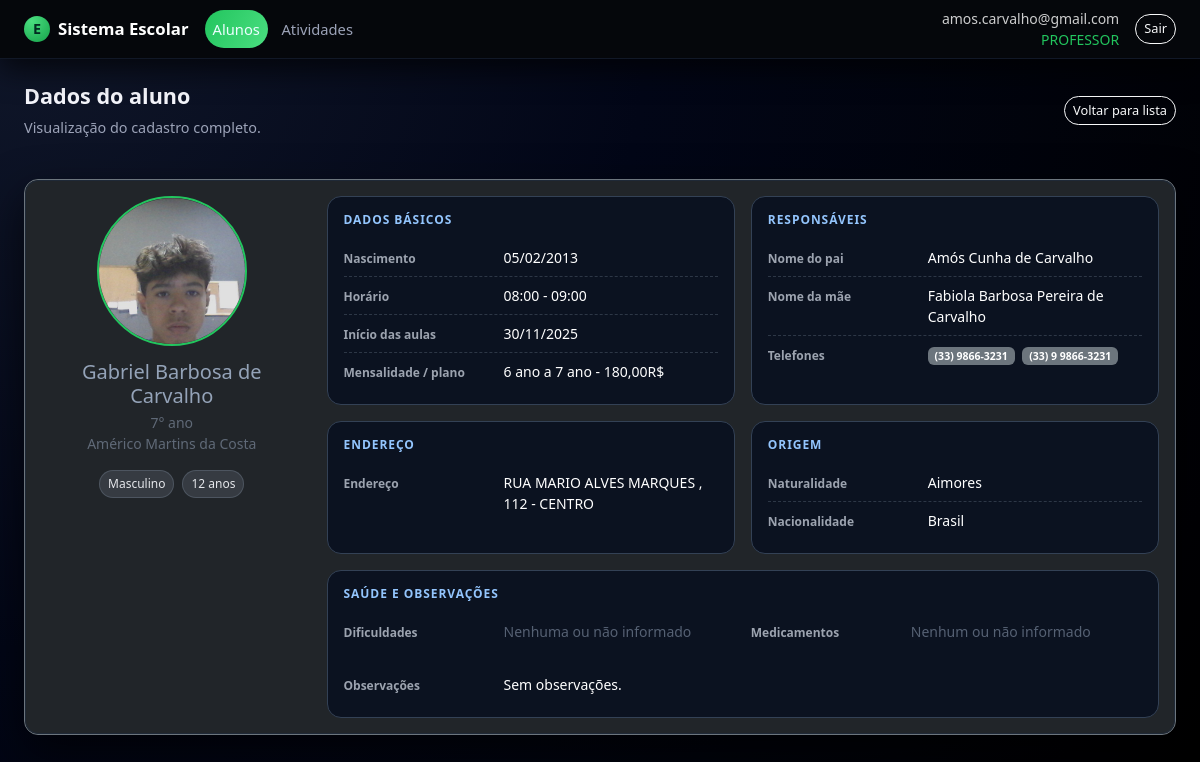
Page /alunos/3 (signed in) on the committed database.
### app.py (models this page shows, shortened)
class Usuario(db.Model, UserMixin):
    __tablename__ = "usuario"
    id = db.Column(db.Integer, primary_key=True)
    email = db.Column(db.String(120), unique=True, nullable=False)
    senha_hash = db.Column(db.String(255), nullable=False)
    papel = db.Column(db.String(30), nullable=False, default="ALUNO")
    ativo = db.Column(db.Boolean, nullable=False, default=True)
    created_at = db.Column(db.DateTime, nullable=False, default=datetime.utcnow)
    aluno_id = db.Column(db.Integer, db.ForeignKey("aluno.id"), nullable=True)
    aluno = db.relationship("Aluno", lazy="joined")
    def papel_upper(self):
        return (self.papel or "").upper()
    def is_diretoria(self):
        return self.papel_upper() == "DIRETORIA"
    def is_professor(self):
        return self.papel_upper() == "PROFESSOR"

class Aluno(db.Model):
    __tablename__ = "aluno"
    id = db.Column(db.Integer, primary_key=True)
    nome = db.Column(db.String(180), nullable=False)
    escola_id = db.Column(db.Integer, db.ForeignKey("escola.id"))
    serie_id = db.Column(db.Integer, db.ForeignKey("serie.id"))
    horario_id = db.Column(db.Integer, db.ForeignKey("horario.id"))
    telefone_cel = db.Column(db.String(30))
    telefone_fixo = db.Column(db.String(30))
    foto_path = db.Column(db.String(300))
    observacoes = db.Column(db.Text)
    naturalidade = db.Column(db.String(120))
    nacionalidade = db.Column(db.String(120))
    data_nascimento = db.Column(db.Date)
    idade = db.Column(db.Integer)
    sexo = db.Column(db.String(1))
    nome_pai = db.Column(db.String(180))
    nome_mae = db.Column(db.String(180))
    endereco = db.Column(db.String(200))
    numero = db.Column(db.String(20))
    bairro = db.Column(db.String(120))
    tem_dificuldade = db.Column(db.Boolean)
    qual_dificuldade = db.Column(db.String(255))
    toma_medicamento = db.Column(db.Boolean)
    qual_medicamento = db.Column(db.String(255))
    inicio_aulas = db.Column(db.Date)
    mensalidade_opcao = db.Column(db.String(60))
    escola = db.relationship("Escola", lazy="joined")
    serie = db.relationship("Serie", lazy="joined")
    horario = db.relationship("Horario", lazy="joined")

class Serie(db.Model):
    __tablename__ = "serie"
    id = db.Column(db.Integer, primary_key=True)
    nome = db.Column(db.String(120), nullable=False, unique=True)

class Escola(db.Model):
    __tablename__ = "escola"
    id = db.Column(db.Integer, primary_key=True)
    nome = db.Column(db.String(120), nullable=False, unique=True)

class Horario(db.Model):
    __tablename__ = "horario"
    id = db.Column(db.Integer, primary_key=True)
    hora_inicio = db.Column(db.String(5), nullable=False)  # HH:MM
    hora_fim = db.Column(db.String(5), nullable=False)      # HH:MM

### app.py (the view)
@app.route("/alunos/<int:id>")
@login_required
def alunos_ver(id):
    a = Aluno.query.get_or_404(id)
    if current_user.is_diretoria() or current_user.is_professor():
        pass
    else:
        if not current_user.aluno_id or current_user.aluno_id != a.id:
            flash("Você não tem permissão para ver os dados deste aluno.", "warning")
            return redirect(url_for("alunos_list"))
    return render_template("alunos/ver.html", aluno=a)

### app.py (called while the page is built)
@login_manager.user_loader
def load_user(uid):
    return db.session.get(Usuario, int(uid))

@app.context_processor
def inject_can():
    return dict(can=can)

### templates/alunos/ver.html (shortened to what this page needs)
{% extends "base.html" %}
{% block content %}
<div class="page-title-row mb-3">
  <div>
    <h2>Dados do aluno</h2>
    <div class="subtitle">Visualização do cadastro completo.</div>
  </div>
  <div class="d-flex gap-2">
    <a href="{{ url_for('alunos_list') }}" class="btn btn-outline-light btn-sm">
      Voltar para lista
    </a>
  </div>
</div>
<section class="card bg-dark border-secondary">
  <div class="card-body">
    <div class="row g-4 align-items-start">
      <div class="col-md-3 d-flex flex-column align-items-center text-center">
        {% if aluno.foto_path %}
          <img src="{{ url_for('static', filename=aluno.foto_path) }}"
               alt="Foto de {{ aluno.nome }}"
               style="width:150px; height:150px; border-radius:50%; object-fit:cover; border:2px solid #22c55e; margin-bottom:0.9rem;">
        {% endif %}
        <h5 class="mb-1">{{ aluno.nome }}</h5>
        <div class="text-muted small">
          {% if aluno.serie %}{{ aluno.serie.nome }}{% else %}Série não informada{% endif %}
          <br>
          {% if aluno.escola %}{{ aluno.escola.nome }}{% else %}Escola não informada{% endif %}
        </div>
        <div class="mt-3 d-flex flex-wrap gap-2 justify-content-center">
          {% if aluno.sexo == 'M' %}
            <span class="badge-soft">Masculino</span>
          {% elif aluno.sexo == 'F' %}
            <span class="badge-soft">Feminino</span>
          {% else %}
            <span class="badge-soft">Sexo: Não informado</span>
          {% endif %}
          {% if aluno.idade %}
            <span class="badge-soft">{{ aluno.idade }} anos</span>
          {% else %}
            <span class="badge-soft">Idade: N/I</span>
          {% endif %}
        </div>
      </div>
      <div class="col-md-9">
        <div class="row g-3">
          <div class="col-lg-6">
            <div class="info-card">
              <div class="section-title">Dados básicos</div>
              <div class="info-row">
                <div class="info-label">Nascimento</div>
                <div class="info-value">
                  {% if aluno.data_nascimento %}
                    {{ aluno.data_nascimento.strftime('%d/%m/%Y') }}
                  {% else %}
                    <span class="text-muted">Não informado</span>
                  {% endif %}
                </div>
              </div>
              <div class="info-row">
                <div class="info-label">Horário</div>
                <div class="info-value">
                  {% if aluno.horario %}
                    {{ aluno.horario.hora_inicio }} - {{ aluno.horario.hora_fim }}
                  {% else %}
                    <span class="text-muted">Não informado</span>
                  {% endif %}
                </div>
              </div>
              <div class="info-row">
                <div class="info-label">Início das aulas</div>
                <div class="info-value">
                  {% if aluno.inicio_aulas %}
                    {{ aluno.inicio_aulas.strftime('%d/%m/%Y') }}
                  {% else %}
                    <span class="text-muted">Não informado</span>
                  {% endif %}
                </div>
              </div>
              <div class="info-row">
                <div class="info-label">Mensalidade / plano</div>
                <div class="info-value">
                  {{ aluno.mensalidade_opcao or 'Não informado' }}
                </div>
              </div>
            </div>
          </div>
          <div class="col-lg-6">
            <div class="info-card">
              <div class="section-title">Responsáveis</div>
              <div class="info-row">
                <div class="info-label">Nome do pai</div>
                <div class="info-value">{{ aluno.nome_pai or 'Não informado' }}</div>
              </div>
              <div class="info-row">
                <div class="info-label">Nome da mãe</div>
                <div class="info-value">{{ aluno.nome_mae or 'Não informado' }}</div>
              </div>
              <div class="info-row">
                <div class="info-label">Telefones</div>
                <div class="info-value">
                  {% if aluno.telefone_cel %}
                    <span class="badge bg-secondary me-1">{{ aluno.telefone_cel }}</span>
                  {% endif %}
                  {% if aluno.telefone_fixo %}
                    <span class="badge bg-secondary">{{ aluno.telefone_fixo }}</span>
                  {% endif %}
                </div>
              </div>
            </div>
          </div>
          <div class="col-lg-6">
            <div class="info-card">
              <div class="section-title">Endereço</div>
              <div class="info-row">
                <div class="info-label">Endereço</div>
                <div class="info-value">
                  {% if aluno.endereco %}
                    {{ aluno.endereco }}
                    {% if aluno.numero %}, {{ aluno.numero }}{% endif %}
                    {% if aluno.bairro %} - {{ aluno.bairro }}{% endif %}
                  {% else %}
                    <span class="text-muted">Não informado</span>
                  {% endif %}
                </div>
              </div>
            </div>
          </div>
          <div class="col-lg-6">
            <div class="info-card">
              <div class="section-title">Origem</div>
              <div class="info-row">
                <div class="info-label">Naturalidade</div>
                <div class="info-value">{{ aluno.naturalidade or 'Não informado' }}</div>
              </div>
              <div class="info-row">
                <div class="info-label">Nacionalidade</div>
                <div class="info-value">{{ aluno.nacionalidade or 'Não informado' }}</div>
              </div>
            </div>
          </div>
          <div class="col-12">
            <div class="info-card">
              <div class="section-title">Saúde e observações</div>
              <div class="row g-3">
                <div class="col-lg-6">
                  <div class="info-row">
                    <div class="info-label">Dificuldades</div>
                    <div class="info-value">
                      {% if aluno.tem_dificuldade %}
                        {{ aluno.qual_dificuldade or 'Sim, mas não detalhado' }}
                      {% else %}
                        <span class="text-muted">Nenhuma ou não informado</span>
                      {% endif %}
                    </div>
                  </div>
                </div>
                <div class="col-lg-6">
                  <div class="info-row">
                    <div class="info-label">Medicamentos</div>
                    <div class="info-value">
                      {% if aluno.toma_medicamento %}
                        {{ aluno.qual_medicamento or 'Sim, mas não detalhado' }}
                      {% else %}
                        <span class="text-muted">Nenhum ou não informado</span>
                      {% endif %}
                    </div>
                  </div>
                </div>
                <div class="col-12">
                  <div class="info-row">
                    <div class="info-label">Observações</div>
                    <div class="info-value">
                      {{ aluno.observacoes or 'Sem observações.' }}
                    </div>
                  </div>
                </div>
              </div>
            </div>
          </div>
        </div>
      </div>
    </div>
  </div>
</section>
{% endblock %}

### templates/base.html (shortened to what this page needs)
<!doctype html>
<html lang="pt-BR">
<head>
  <link
    href="https://cdn.jsdelivr.net/npm/bootstrap@5.3.3/dist/css/bootstrap.min.css"
    rel="stylesheet"
  >
  <link rel="stylesheet" href="{{ url_for('static', filename='css/style.css') }}">
</head>
<body class="app-body">
  <header class="app-navbar navbar navbar-expand-lg navbar-dark">
    <div class="container-fluid px-3 px-lg-4">
      <a class="navbar-brand d-flex align-items-center gap-2" href="{{ url_for('index') }}">
        <span class="brand-icon">E</span>
        <span class="fw-semibold">Sistema Escolar</span>
      </a>
      {% if current_user.is_authenticated %}
        {% set papel = current_user.papel_upper() %}
        <div class="collapse navbar-collapse" id="mainNav">
          <ul class="navbar-nav me-auto mb-2 mb-lg-0 app-menu">
            <li class="nav-item">
              <a class="nav-link {% if request.endpoint and 'alunos' in request.endpoint %}active{% endif %}"
                 href="{{ url_for('alunos_list') }}">
                Alunos
              </a>
            </li>
            <li class="nav-item">
              <a class="nav-link {% if request.endpoint and 'atividades_' in request.endpoint %}active{% endif %}"
                 href="{{ url_for('atividades_listar') }}">
                Atividades
              </a>
            </li>
          </ul>
          <div class="d-flex align-items-center gap-3">
            <div class="text-end small text-muted d-none d-md-block">
              <div>{{ current_user.email }}</div>
              <div class="text-accent">{{ papel }}</div>
            </div>
            <form method="post" action="{{ url_for('logout') }}">
              <button class="btn btn-sm btn-outline-light" type="submit">Sair</button>
            </form>
          </div>
        </div>
      {% endif %}
    </div>
  </header>
  <main class="app-main container-fluid px-3 px-lg-4 py-4">
    <div class="page-wrapper">
      {% block content %}{% endblock %}
    </div>
  </main>
</body>
</html>

### static/css/style.css (style rules this page uses)
:root { --bg-body: #05070b; --bg-elevated: #10141f; --bg-elevated-soft: #181d2a; --bg-navbar: #05070b; --border-soft: #262c3c; --text-main: #f4f5fb; --text-muted: #9ca3b8; --accent: #22c55e; --accent-soft: rgba(34, 197, 94, 0.15); --danger-soft: rgba(239, 68, 68, 0.15); --radius-lg: 16px; --radius-md: 10px; --shadow-soft: 0 18px 45px rgba(0, 0, 0, 0.65); }
.app-body { background: radial-gradient(circle at top left, #10172a 0, #020617 45%, #000 100%); color: var(--text-main); min-height: 100vh; font-family: system-ui, -apple-system, BlinkMacSystemFont, "Segoe UI", sans-serif; }
.app-navbar { background-color: var(--bg-navbar); border-bottom: 1px solid #111827; box-shadow: 0 10px 30px rgba(0, 0, 0, 0.7); position: sticky; top: 0; z-index: 1030; }
.app-navbar .navbar-brand { font-size: 1.05rem; }
.brand-icon { width: 26px; height: 26px; border-radius: 999px; background: radial-gradient(circle at 30% 20%, #4ade80, #16a34a); display: inline-flex; align-items: center; justify-content: center; font-size: 0.9rem; font-weight: 700; color: #022c22; }
.app-menu .nav-link { font-size: 0.92rem; color: var(--text-muted); padding-inline: 0.9rem; border-radius: 999px; margin-right: 0.35rem; transition: all 0.18s ease-out; }
.app-menu .nav-link.active { color: #ecfeff; background: linear-gradient(120deg, #22c55e, #4ade80); }
.app-main { color: var(--text-main); max-width: 1200px; margin-inline: auto; }
.page-wrapper { display: flex; flex-direction: column; gap: 1.5rem; }
.card { background-color: var(--bg-elevated); border-radius: var(--radius-lg); border: 1px solid var(--border-soft); box-shadow: var(--shadow-soft); }
.page-title-row { display: flex; align-items: center; justify-content: space-between; gap: 1rem; }
.page-title-row h2 { font-size: 1.35rem; font-weight: 600; }
.page-title-row .subtitle { font-size: 0.9rem; color: var(--text-muted); }
.btn { border-radius: 999px; font-size: 0.85rem; }
.btn-outline-light { border-radius: 999px; font-size: 0.8rem; }
.text-accent { color: var(--accent); }
.badge-soft { background-color: rgba(148, 163, 184, 0.18); color: var(--text-muted); border-radius: 999px; padding: 0.15rem 0.55rem; font-size: 0.75rem; }
.card { position: relative; border-radius: 14px; overflow: hidden; }
.card::after { content: ""; position: absolute; inset: 0; border-radius: 14px; pointer-events: none; box-shadow: inset 0 0 0 1px #1f2937; }
.page-wrapper .card h5, .page-wrapper .card .card-title { color: #e5e7eb !important; }
.page-wrapper .card .text-muted, .page-wrapper .card .card-text { color: rgba(229, 231, 235, 0.65) !important; }
.app-navbar .text-muted { color: rgba(255, 255, 255, 0.80) !important; }
.app-navbar .text-muted div:first-child { font-weight: 500; }
.page-wrapper .card h5, .page-wrapper .card .card-title { color: #94a3b8 !important; }
.page-wrapper .card .text-muted, .page-wrapper .card .card-text { color: rgba(148, 163, 184, 0.55) !important; }

### templates/alunos/ver.html (style rules this page uses)
.info-card { background: #0b1220; border: 1px solid #334155; border-radius: 14px; padding: 14px 16px; height: 100%; }
.section-title { font-size: 12px; letter-spacing: .08em; text-transform: uppercase; color: #93c5fd; margin: 0 0 10px 0; font-weight: 700; }
.info-row { display: flex; gap: 10px; align-items: baseline; padding: 8px 0; border-bottom: 1px dashed rgba(148,163,184,.25); }
.info-row:last-child { border-bottom: none; }
.info-label { min-width: 150px; color: #9ca3af; font-size: 12px; font-weight: 600; }
.info-value { color: #ffffff; font-size: 14px; }
.badge-soft { background: rgba(148,163,184,.18); border: 1px solid rgba(148,163,184,.25); color: #e5e7eb; padding: 4px 8px; border-radius: 999px; font-size: 12px; }

### rows in the picture
Usuario: email "amos.carvalho@gmail.com", papel "PROFESSOR"
Aluno: foto_path (picture), nome "Gabriel Barbosa de Carvalho", idade "12", data_nascimento "05/02/2013", inicio_aulas "30/11/2025", mensalidade_opcao "6 ano a 7 ano - 180,00R$", nome_pai "Amós Cunha de Carvalho", nome_mae "Fabiola Barbosa Pereira de Carvalho", telefone_cel "(33) 9866-3231", telefone_fixo "(33) 9 9866-3231", endereco "RUA MARIO ALVES MARQUES", numero "112", bairro "CENTRO", naturalidade "Aimores", nacionalidade "Brasil", observacoes "Sem observações."
Serie: serie.nome "7° ano"
Escola: escola.nome "Américo Martins da Costa"
Horario: horario.hora_inicio "08:00", horario.hora_fim "09:00"
